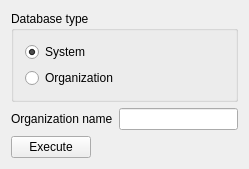
<?xml version="1.0" encoding="UTF-8"?>
<ui version="4.0">
 <class>ezDatabase</class>
 <widget class="QWidget" name="ezDatabase">
  <property name="geometry">
   <rect>
    <x>0</x>
    <y>0</y>
    <width>249</width>
    <height>150</height>
   </rect>
  </property>
  <property name="windowTitle">
   <string>Create Database</string>
  </property>
  <property name="windowIcon">
   <iconset resource="resources.qrc">
    <normaloff>:/ezinstaller/images/installer.png</normaloff>:/ezinstaller/images/installer.png</iconset>
  </property>
  <layout class="QVBoxLayout" name="verticalLayout_2">
   <item>
    <widget class="QGroupBox" name="groupBox">
     <property name="title">
      <string>Database type</string>
     </property>
     <layout class="QVBoxLayout" name="verticalLayout">
      <item>
       <widget class="QRadioButton" name="rbSystem">
        <property name="text">
         <string>System</string>
        </property>
        <property name="checked">
         <bool>true</bool>
        </property>
        <attribute name="buttonGroup">
         <string>buttonGroup</string>
        </attribute>
       </widget>
      </item>
      <item>
       <widget class="QRadioButton" name="rbOrganization">
        <property name="text">
         <string>Organization</string>
        </property>
        <attribute name="buttonGroup">
         <string>buttonGroup</string>
        </attribute>
       </widget>
      </item>
     </layout>
    </widget>
   </item>
   <item>
    <layout class="QFormLayout" name="formLayout">
     <item row="0" column="0">
      <widget class="QLabel" name="label">
       <property name="text">
        <string>Organization name</string>
       </property>
      </widget>
     </item>
     <item row="0" column="1">
      <widget class="QLineEdit" name="organizationName"/>
     </item>
    </layout>
   </item>
   <item>
    <layout class="QHBoxLayout" name="horizontalLayout">
     <item>
      <widget class="QPushButton" name="bExecute">
       <property name="text">
        <string>Execute</string>
       </property>
      </widget>
     </item>
     <item>
      <spacer name="horizontalSpacer">
       <property name="orientation">
        <enum>Qt::Horizontal</enum>
       </property>
       <property name="sizeHint" stdset="0">
        <size>
         <width>40</width>
         <height>20</height>
        </size>
       </property>
      </spacer>
     </item>
    </layout>
   </item>
  </layout>
 </widget>
 <layoutdefault spacing="6" margin="11"/>
 <resources>
  <include location="resources.qrc"/>
 </resources>
 <connections>
  <connection>
   <sender>rbSystem</sender>
   <signal>toggled(bool)</signal>
   <receiver>organizationName</receiver>
   <slot>setDisabled(bool)</slot>
   <hints>
    <hint type="sourcelabel">
     <x>51</x>
     <y>38</y>
    </hint>
    <hint type="destinationlabel">
     <x>151</x>
     <y>99</y>
    </hint>
   </hints>
  </connection>
  <connection>
   <sender>rbOrganization</sender>
   <signal>toggled(bool)</signal>
   <receiver>organizationName</receiver>
   <slot>setEnabled(bool)</slot>
   <hints>
    <hint type="sourcelabel">
     <x>57</x>
     <y>66</y>
    </hint>
    <hint type="destinationlabel">
     <x>223</x>
     <y>98</y>
    </hint>
   </hints>
  </connection>
 </connections>
 <buttongroups>
  <buttongroup name="buttonGroup"/>
 </buttongroups>
</ui>
